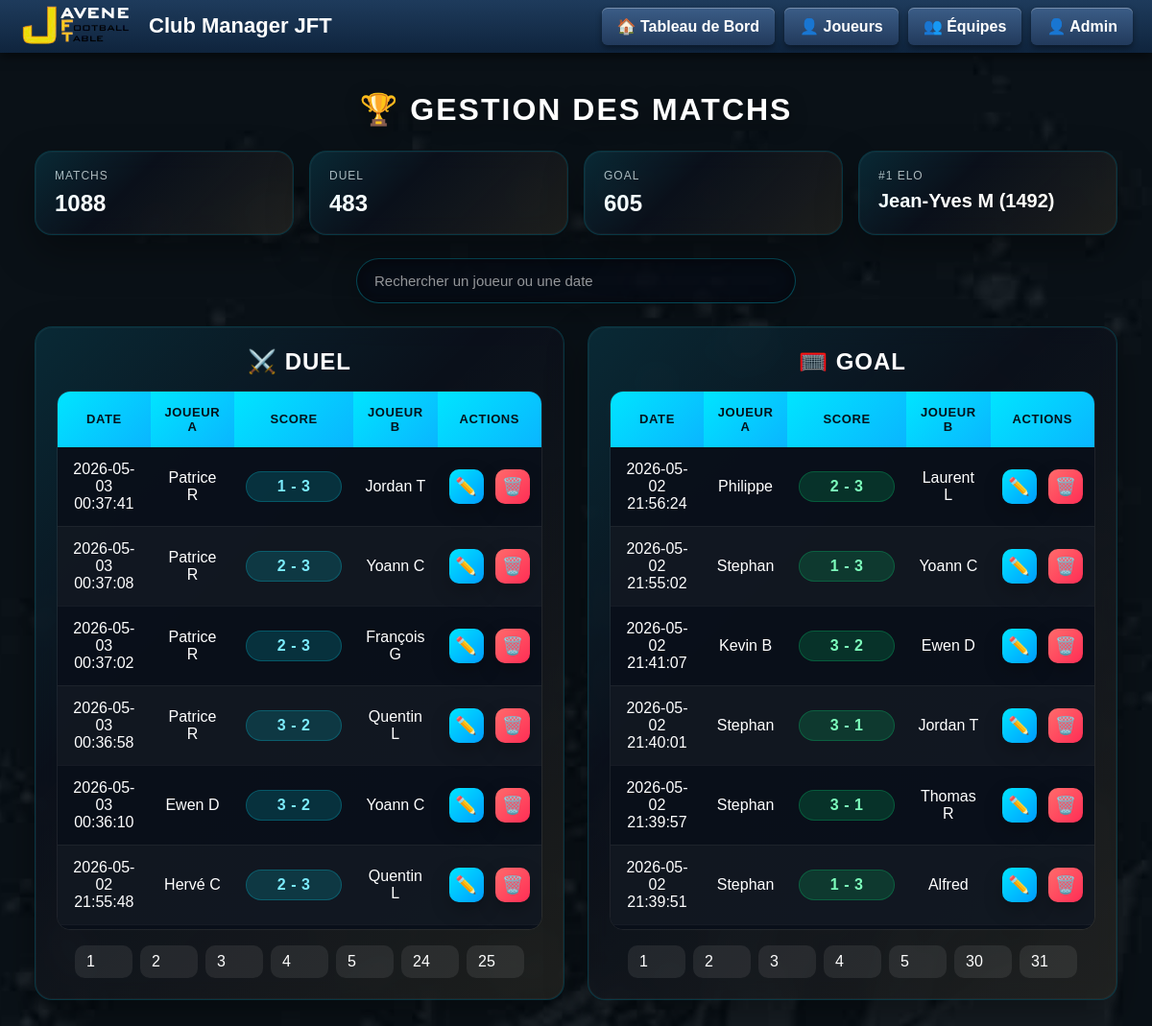
Page /admin/match/list on the committed database.
### app.py (models this page shows)
class Player(db.Model):
    id = db.Column(db.Integer, primary_key=True)
    name = db.Column(db.String(100))
    photo = db.Column(db.String(200), default="/static/img/default.png")
    sexe = db.Column(db.String(1), default="M")
    actif = db.Column(db.Boolean, default=True)
    team = db.Column(db.String(1))  # "A", "B" ou NULL
    force_team_b = db.Column(db.Boolean, default=False)
    card_background = db.Column(db.String(200))
    card_video = db.Column(db.String(200), nullable=True)
    duel = db.Column(db.Integer, default=0)
    goal = db.Column(db.Integer, default=0)
    goal_won = db.Column(db.Integer, default=0)
    matches = db.Column(db.Integer, default=0)
    matches_duel = db.Column(db.Integer, default=0)
    matches_goal = db.Column(db.Integer, default=0)
    wins = db.Column(db.Integer, default=0)
    losses = db.Column(db.Integer, default=0)
    elo = db.Column(db.Integer, default=1000)
    membre_club = db.Column(db.Boolean, default=True)
    interclub = db.Column(db.Boolean, default=False)
    interclub_wins = db.Column(db.Integer, default=0)
    atelier_duel = db.Column(db.Boolean, default=True)
    atelier_goal = db.Column(db.Boolean, default=True)
    external_club = db.Column(db.String(100))
    club_logo = db.Column(db.String(200))
    dette = db.Column(db.Float, default=0)
    chbb = db.Column(db.Boolean, default=False)
    chbb_count = db.Column(db.Integer, default=3)
    chbb_date1 = db.Column(db.String(50))
    chbb_date2 = db.Column(db.String(50))
    chbb_date3 = db.Column(db.String(50))

class Match(db.Model):
    id = db.Column(db.Integer, primary_key=True)
    date = db.Column(db.String(20))
    playerA_id = db.Column(db.Integer, db.ForeignKey('player.id'))
    playerB_id = db.Column(db.Integer, db.ForeignKey('player.id'))
    playerA = db.relationship("Player", foreign_keys=[playerA_id])
    playerB = db.relationship("Player", foreign_keys=[playerB_id])
    scoreA = db.Column(db.Integer)
    scoreB = db.Column(db.Integer)
    type = db.Column(db.String(10))
    season_id = db.Column(db.Integer, db.ForeignKey('season.id'))

### app.py (the view)
@app.route("/admin/match/list")
def admin_match_list():
    page = request.args.get("page", 1, type=int)
    per_page = 20
    players = Player.query.all()
    players_dict = {p.id: p for p in players}
    duel_pagination = Match.query.filter_by(type="DUEL").order_by(Match.date.desc()).paginate(page=page, per_page=per_page)
    goal_pagination = Match.query.filter_by(type="GOAL").order_by(Match.date.desc()).paginate(page=page, per_page=per_page)
    duel_matches = duel_pagination.items
    goal_matches = goal_pagination.items
    total_matches = Match.query.count()
    duel_count = Match.query.filter_by(type="DUEL").count()
    goal_count = Match.query.filter_by(type="GOAL").count()
    top_elo = Player.query.order_by(Player.elo.desc()).first()
    return render_template(
        "admin_match_list.html",
        players_dict=players_dict,
        duel_matches=duel_matches,
        goal_matches=goal_matches,
        duel_pagination=duel_pagination,
        goal_pagination=goal_pagination,
        total_matches=total_matches,
        duel_count=duel_count,
        goal_count=goal_count,
        top_elo=top_elo
    )

### app.py (called while the page is built)
@app.after_request
def add_header(response):
    response.headers["Cache-Control"] = "no-store"
    return response

### templates/admin_match_list.html (shortened to what this page needs)
{% extends "base.html" %}
{% block content %}
<div class="match-admin-page">
    <h1>🏆 Gestion des matchs</h1>
    <div class="stats-box">
        <div class="stats-chip">
            <span class="stats-label">Matchs</span>
            <strong>{{ total_matches }}</strong>
        </div>
        <div class="stats-chip">
            <span class="stats-label">DUEL</span>
            <strong>{{ duel_count }}</strong>
        </div>
        <div class="stats-chip">
            <span class="stats-label">GOAL</span>
            <strong>{{ goal_count }}</strong>
        </div>
        {% if top_elo %}
        <div class="stats-chip stats-chip-wide">
            <span class="stats-label">#1 ELO</span>
            <strong>{{ top_elo.name }} ({{ top_elo.elo }})</strong>
        </div>
        {% endif %}
    </div>
    <div class="search-shell">
        <input type="text" id="searchPlayer" placeholder="Rechercher un joueur ou une date" class="search-player">
    </div>
    <div class="tables-container">
        <section class="table-box table-box-duel">
            <div class="table-box-header">
                <h2 class="title-duel">⚔️ DUEL</h2>
            </div>
            <div class="table-scroll">
                <table class="admin-table" id="duelTable">
                    <thead>
                        <tr>
                            <th onclick="sortTable('duelTable',0)">Date</th>
                            <th onclick="sortTable('duelTable',1)">Joueur A</th>
                            <th>Score</th>
                            <th onclick="sortTable('duelTable',3)">Joueur B</th>
                            <th>Actions</th>
                        </tr>
                    </thead>
                    <tbody>
                        {% for m in duel_matches %}
                        {% set player_a = players_dict[m.playerA_id].name if m.playerA_id in players_dict else "-" %}
                        {% set player_b = players_dict[m.playerB_id].name if m.playerB_id in players_dict else "-" %}
                        <tr data-search="{{ m.date }} {{ player_a }} {{ player_b }} duel">
                            <td>{{ m.date }}</td>
                            <td>{{ player_a }}</td>
                            <td><span class="score-duel">{{ m.scoreA }} - {{ m.scoreB }}</span></td>
                            <td>{{ player_b }}</td>
                            <td class="action-cell">
                                <a class="btn-edit" href="/admin/match/edit/{{ m.id }}">✏️</a>
                                <a class="btn-delete" href="/admin/match/delete/{{ m.id }}" onclick="return confirm('Supprimer ce match ?')">🗑️</a>
                            </td>
                        </tr>
                        {% endfor %}
                    </tbody>
                </table>
            </div>
            <div class="pagination">
                {% for p in duel_pagination.iter_pages() %}
                    {% if p %}
                        <a href="?page={{ p }}">{{ p }}</a>
                    {% endif %}
                {% endfor %}
            </div>
        </section>
        <section class="table-box table-box-goal">
            <div class="table-box-header">
                <h2 class="title-goal">🥅 GOAL</h2>
            </div>
            <div class="table-scroll">
                <table class="admin-table" id="goalTable">
                    <thead>
                        <tr>
                            <th onclick="sortTable('goalTable',0)">Date</th>
                            <th onclick="sortTable('goalTable',1)">Joueur A</th>
                            <th>Score</th>
                            <th onclick="sortTable('goalTable',3)">Joueur B</th>
                            <th>Actions</th>
                        </tr>
                    </thead>
                    <tbody>
                        {% for m in goal_matches %}
                        {% set player_a = players_dict[m.playerA_id].name if m.playerA_id in players_dict else "-" %}
                        {% set player_b = players_dict[m.playerB_id].name if m.playerB_id in players_dict else "-" %}
                        <tr data-search="{{ m.date }} {{ player_a }} {{ player_b }} goal">
                            <td>{{ m.date }}</td>
                            <td>{{ player_a }}</td>
                            <td><span class="score-goal">{{ m.scoreA }} - {{ m.scoreB }}</span></td>
                            <td>{{ player_b }}</td>
                            <td class="action-cell">
                                <a class="btn-edit" href="/admin/match/edit/{{ m.id }}">✏️</a>
                                <a class="btn-delete" href="/admin/match/delete/{{ m.id }}" onclick="return confirm('Supprimer ce match ?')">🗑️</a>
                            </td>
                        </tr>
                        {% endfor %}
                    </tbody>
                </table>
            </div>
            <div class="pagination">
                {% for p in goal_pagination.iter_pages() %}
                    {% if p %}
                        <a href="?page={{ p }}">{{ p }}</a>
                    {% endif %}
                {% endfor %}
            </div>
        </section>
    </div>
</div>
{% endblock %}

### static/css/style.css (style rules this page uses)
body { margin: 0; font-family: Arial; }

### static/css/admin_match_list.css (style rules this page uses)
body.admin_match_list { background: url("/static/img/background/background-4.png") center/cover no-repeat fixed; min-height: 100vh; }
.match-admin-page { color: #fff; }
.match-admin-page h1 { margin: 0 0 24px; text-align: center; color: #fff; text-transform: uppercase; letter-spacing: 2px; text-shadow: 0 6px 20px rgba(0, 0, 0, 0.45); }
.stats-box { display: grid; grid-template-columns: repeat(4, minmax(0, 1fr)); gap: 16px; margin-bottom: 24px; }
.stats-chip, .table-box { position: relative; overflow: hidden; background: rgba(12, 17, 28, 0.82); border-radius: 18px; border: 1px solid rgba(0, 229, 255, 0.18); box-shadow: inset 0 0 0 1px rgba(255, 255, 255, 0.04), 0 18px 42px rgba(0, 0, 0, 0.35); backdrop-filter: blur(10px); -webkit-backdrop-filter: blur(10px); }
.stats-chip::before, .table-box::before { content: ""; position: absolute; inset: 0; background: linear-gradient(135deg, rgba(0, 229, 255, 0.12), transparent 38%, rgba(255, 213, 74, 0.08)); pointer-events: none; }
.stats-chip { padding: 18px 20px; display: flex; flex-direction: column; gap: 8px; }
.stats-chip strong { font-size: 24px; color: #fff; }
.stats-label { font-size: 12px; letter-spacing: 1px; text-transform: uppercase; color: rgba(255, 255, 255, 0.7); }
.stats-chip-wide strong { font-size: 20px; }
.search-shell { display: flex; justify-content: center; margin-bottom: 24px; }
.search-player { width: min(100%, 420px); padding: 14px 18px; border-radius: 999px; border: 1px solid rgba(0, 229, 255, 0.28); background: rgba(8, 13, 22, 0.82); color: #fff; font-size: 15px; box-shadow: inset 0 0 16px rgba(0, 0, 0, 0.35), 0 10px 28px rgba(0, 0, 0, 0.24); }
.search-player::placeholder { color: rgba(255, 255, 255, 0.58); }
.tables-container { display: grid; grid-template-columns: repeat(2, minmax(0, 1fr)); gap: 24px; }
.table-box { padding: 22px; }
.table-box-header { position: relative; z-index: 1; margin-bottom: 16px; }
.title-duel, .title-goal { margin: 0; text-align: center; color: #fff; text-transform: uppercase; letter-spacing: 1px; }
.table-scroll { position: relative; z-index: 1; max-height: 560px; overflow-y: auto; border-radius: 14px; border: 1px solid rgba(255, 255, 255, 0.07); }
.admin-table { width: 100%; border-collapse: collapse; background: rgba(10, 16, 27, 0.96); }
.admin-table th, .admin-table td { padding: 14px 12px; text-align: center; }
.admin-table th { position: sticky; top: 0; z-index: 2; background: linear-gradient(135deg, #00e5ff, #0ab5ff); color: #04121c; font-size: 13px; text-transform: uppercase; letter-spacing: 0.6px; cursor: pointer; }
.admin-table th:nth-child(3), .admin-table th:nth-child(5) { cursor: default; }
.admin-table tbody tr { border-bottom: 1px solid rgba(255, 255, 255, 0.05); transition: background 0.2s ease, transform 0.2s ease; }
.admin-table tbody tr:nth-child(even) { background: rgba(255, 255, 255, 0.03); }
.score-duel, .score-goal { display: inline-flex; align-items: center; justify-content: center; min-width: 74px; padding: 6px 12px; border-radius: 999px; font-weight: 800; letter-spacing: 0.5px; }
.score-duel { background: rgba(0, 229, 255, 0.16); color: #7cecff; border: 1px solid rgba(0, 229, 255, 0.22); }
.score-goal { background: rgba(0, 255, 136, 0.15); color: #7dffbc; border: 1px solid rgba(0, 255, 136, 0.2); }
.action-cell { white-space: nowrap; }
.btn-edit, .btn-delete { display: inline-flex; align-items: center; justify-content: center; width: 36px; height: 36px; border-radius: 10px; text-decoration: none; font-size: 18px; box-shadow: 0 8px 20px rgba(0, 0, 0, 0.22); transition: transform 0.2s ease, box-shadow 0.2s ease; }
.btn-edit { background: linear-gradient(135deg, #00e5ff, #009dff); }
.btn-delete { background: linear-gradient(135deg, #ff6b6b, #ff2d55); margin-left: 8px; }
.pagination { position: relative; z-index: 1; display: flex; justify-content: center; flex-wrap: wrap; gap: 8px; margin-top: 16px; }
.pagination a { min-width: 36px; padding: 8px 12px; border-radius: 10px; text-decoration: none; background: rgba(255, 255, 255, 0.08); color: #fff; transition: background 0.2s ease, transform 0.2s ease; }

### rows in the picture
Player: name "Jean-Yves M", elo "1492"
Match: date "2026-05-03 00:37:41", scoreA "1", scoreB "3"
Player: name "Patrice R"
Player: name "Jordan T"
Match: date "2026-05-03 00:37:08", scoreA "2", scoreB "3"
Player: name "Yoann C"
Match: date "2026-05-03 00:37:02", scoreA "2", scoreB "3"
Player: name "François G"
Match: date "2026-05-03 00:36:58", scoreA "3", scoreB "2"
Player: name "Quentin L"
Match: date "2026-05-03 00:36:10", scoreA "3", scoreB "2"
Player: name "Ewen D"
Match: date "2026-05-02 21:55:48", scoreA "2", scoreB "3"
Player: name "Hervé C"
Match: date "2026-05-02 21:56:24", scoreA "2", scoreB "3"
Player: name "Philippe"
Player: name "Laurent L"
Match: date "2026-05-02 21:55:02", scoreA "1", scoreB "3"
Player: name "Stephan"
Match: date "2026-05-02 21:41:07", scoreA "3", scoreB "2"
Player: name "Kevin B"
Match: date "2026-05-02 21:40:01", scoreA "3", scoreB "1"
Match: date "2026-05-02 21:39:57", scoreA "3", scoreB "1"
Player: name "Thomas R"
Match: date "2026-05-02 21:39:51", scoreA "1", scoreB "3"
Player: name "Alfred"

### other values in the picture
{{ total_matches }} "1088"
{{ duel_count }} "483"
{{ goal_count }} "605"
{{ p }} "1" "2" "3" "4" "5" "24" "25"
{{ p }} "1" "2" "3" "4" "5" "30" "31"
